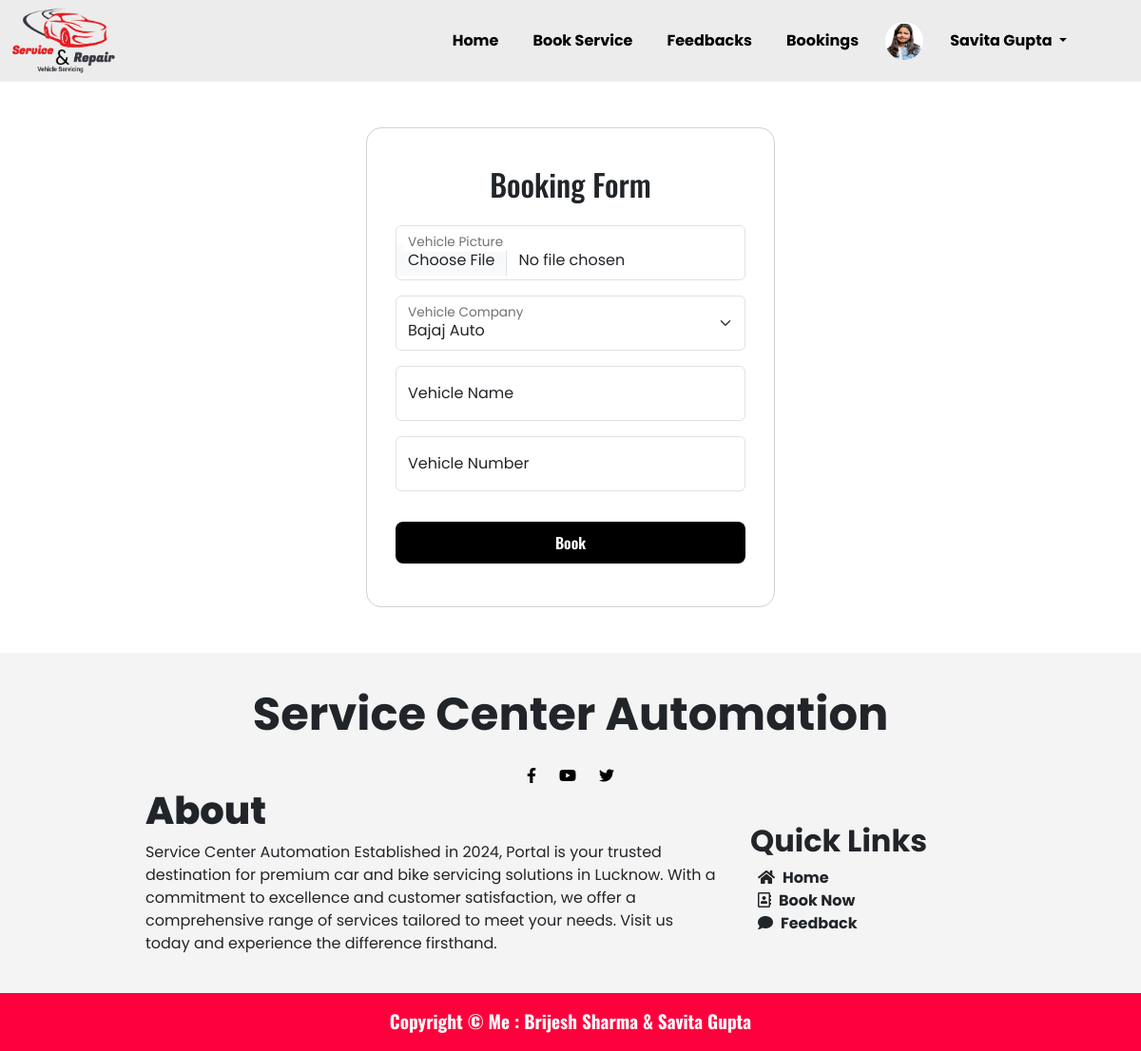
Page /booking/9724777875/ (signed in) on the committed database.
### sca_app/models.py (models this page shows)
class User(models.Model):
    phone = models.CharField(max_length=13, primary_key=True)
    password = models.CharField(max_length=32)
    name = models.CharField(max_length=50)
    pic = models.FileField(max_length=100, upload_to='Userpics/')
    email = models.CharField(max_length=50)
    address = models.TextField()

class Company(models.Model):
    CHOICES = (
        ('Car', 'Car'),
        ('Bike', 'Bike'),
    )
    status = models.BooleanField(default=False)
    name = models.CharField(max_length=50)
    email = models.CharField(max_length=50)
    phone = models.CharField(max_length=50)
    pic = models.FileField(max_length=100, upload_to='Companies/')
    rating = models.CharField(max_length=10, default="★★★★★")
    description = models.TextField(null=True)
    idcard = models.FileField(max_length=100, upload_to="IDCARDS/", default="")
    location = models.TextField(default="BBD University, Lucknow")
    type_of_vehicle = models.CharField(max_length=50, choices=CHOICES)

### sca_app/views.py (the view)
# urls.py: path('booking/<str:phone>/', booking, name = 'booking'),
def booking(request, phone):
    key = request.session.get('session_key')
    if key:
        user = User.objects.get(phone=key)
        company = Company.objects.get(phone=phone)
        if request.method == 'POST':
            vehicle = request.FILES.get('vpic')
            vcom = request.POST['vcom']
            vname = request.POST['vname']
            vnum = request.POST['vnum']
            obj = Booking()
            obj.user = user
            obj.company = company
            obj.vehicle_img = vehicle
            obj.vehicle_number = vnum
            obj.vehicle_name = vname
            obj.vehicle_company = vcom
            obj.save()
            messages.success(request, 'Booking Successfull')
            return redirect('bookings')
        else:
            key = request.session.get('session_key')
            user = User.objects.get(phone=key)
            company = Company.objects.get(phone=phone)
            return render(request, 'user/booking.html', {'user':user, 'company':company})
    else:
        return redirect('login')

### sca_app/templates/user/booking.html (shortened to what this page needs)
{%extends 'html/main.html'%}
{%block content%}
{%load static%}
<div class="dc my-5">
    <div class="frm">
        <h2 class="text-center mb-4">Booking Form</h2>
            <form method="post" enctype="multipart/form-data">
                <div class="form-floating my-3">
                    <input type="file" class="form-control" id="vpic" placeholder="" name="vpic" required>
                    <label for="vpic">Vehicle Picture</label>
                </div>
                <div class="form-floating my-3">
                    <select class="form-select" id="vcom" placeholder="" name="vcom" required>
                        {%if company.type_of_vehicle == "Car"%}
                        <option value="Maruti Suzuki">Maruti Suzuki</option>
                        <option value="Hyundai">Hyundai</option>
                        <option value="Tata Motors">Tata Motors</option>
                        <option value="Toyoto">Toyoto</option>
                        <option value="Renault">Renault</option>
                        <option value="Volkswagen">Volkswagen</option>
                        <option value="Skoda">Skoda</option>
                        <option value="Kia">Kia</option>
                        <option value="Mahindra">Mahindra</option>
                        <option value="Nissan">Nissan</option>
                        <option value="MG Motors">MG Motors</option>
                        <option value="Ford">Ford</option>
                        <option value="BMW">BMW</option>
                        <option value="Honda">Honda</option>
                        <option value="Audi">Audi</option>
                        <option value="Others">Others</option>
{%else%}
                        <option value="Bajaj Auto">Bajaj Auto</option>
                        {%endif%}
                    </select>
                    <label for="vcom">Vehicle Company</label>
                </div>
                <div class="form-floating my-3">
                    <input type="text" class="form-control" id="vname" placeholder="" name="vname" required>
                    <label for="vname">Vehicle Name</label>
                </div>
                <div class="form-floating my-3">
                    <input type="text" class="form-control" id="vnum" placeholder="" name="vnum" required>
                    <label for="vnum">Vehicle Number</label>
                </div>
                <button type="submit" class="btna w-100 mt-3">Book</button>
            </form>
    </div>
</div>
{%endblock%}

### sca_app/templates/common/header.html (shortened to what this page needs)
{%load static%}
<nav class="navbar navbar-expand-lg navbar " style="background-color: rgb(236, 236, 236);">
    <div class="container-fluid">
      <img class="m-0 p-0" src="{%static 'images/5521.png'%}" style="height: 70px; width:110px" alt="">
      <div class="collapse navbar-collapse" id="navbarSupportedContent">
        <ul class="navbar-nav ms-auto mb-2 mb-lg-0">
          {%if user.ad%}
          <li class="nav-item">
            <a class="nav-link" aria-current="page" href="{%url 'home'%}">Home</a>
          </li>
          <li class="nav-item">
            <a class="nav-link" href="{%url 'adminhome'%}">Bookings</a>
          </li>
          {%else%}
          <li class="nav-item">
            <a class="nav-link" aria-current="page" href="{%url 'home'%}">Home</a>
          </li>
          <li class="nav-item">
            <a class="nav-link" href="{%url 'companies'%}">Book Service</a>
          </li>
          <li class="nav-item">
            <a class="nav-link" href="{%url 'feedbacks'%}">Feedbacks</a>
          </li>
          {%endif%}
          {% if request.session.session_key %}
          {%if user.ad%}
          <li class="nav-item">
            <a class="nav-link" href="{%url 'pcom'%}">Pending Companies</a>
          </li>
          {%else%}
          <li class="nav-item">
            <a class="nav-link" href="{%url 'bookings'%}">Bookings</a>
          </li>
          {%endif%}
        </ul>
      </div>
      {%if user.pic%}
      <img style="height: 40px; width: 40px; border-radius: 50%; margin: 0 10px;" src="{{user.pic.url}}" alt="">
      {%else%}
      <img src="{%static 'images/xyz.png'%}" style="height: 40px; width: 40px; border-radius: 50%; margin: 0 10px;" alt="">
      {%endif%}
          <ul class="navbar-nav me-5">
            <li class="nav-item dropdown">
                <a class="nav-link dropdown-toggle" href="#" id="navbarDropdown" role="button" data-toggle="dropdown" data-bs-toggle="dropdown" aria-haspopup="true" aria-expanded="false">
                    {{user.name}}
                </a>
              </li>
          </ul>
      {%endif%}
    </div>
  </nav>

### sca_app/static/css/style.css (style rules this page uses)
* { margin: 0; padding: 0; box-sizing: border-box; font-family: 'Poppins', sans-serif; }
.dc { display: flex; justify-content: center; align-items: center; padding: 0 5vw; flex-wrap: wrap; width: 100%; }
.nav-item::before, .nav-item::after { content: ''; border-radius: 1rem; position: absolute; width: 0%; height: 2px; bottom: 0; background-color: rgb(255, 24, 55); transition: width 0.3s ease; }
.nav-item::before { left: 0; }
.nav-item::after { right: 0; }

### sca_app/templates/common/header.html (style rules this page uses)
a { color:rgb(0, 0, 0) !important; font-weight: bolder !important; }

### sca_app/templates/common/footer.html (style rules this page uses)
a { text-decoration: none !important; }

### rows in the picture
User: pic (picture), name "Savita Gupta"
Company: vcom "Bajaj Auto"
